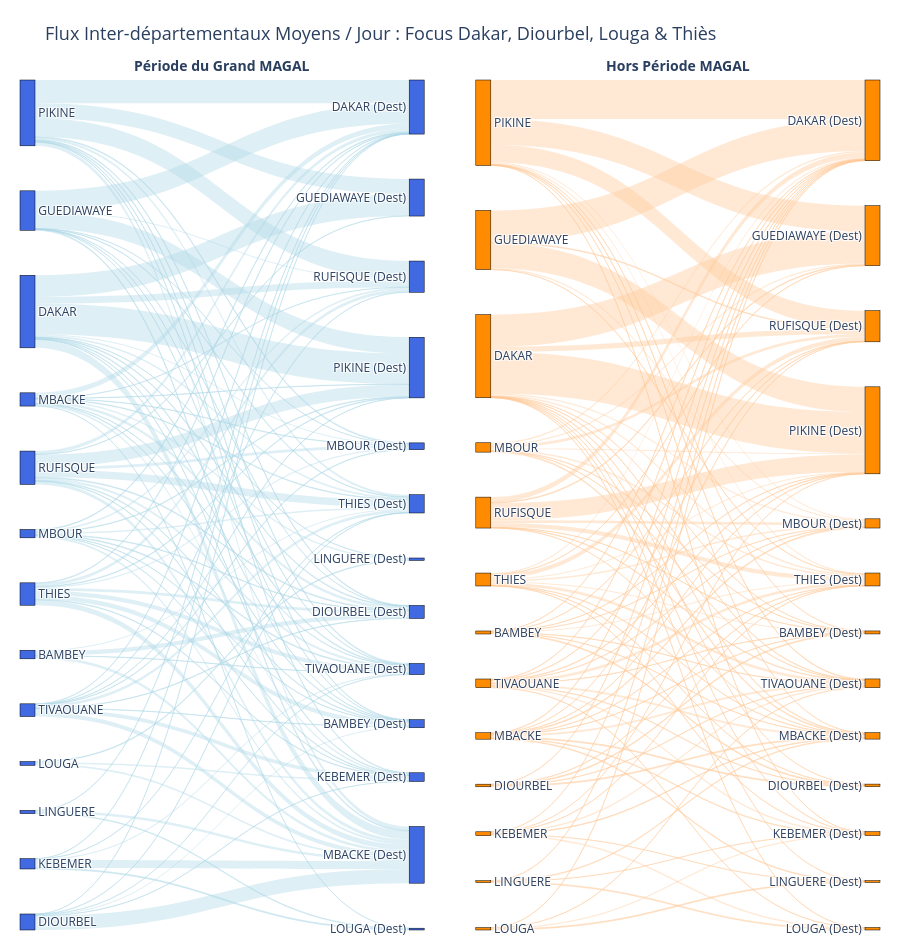

This figure's notebook cell:
### Code cell
# 1. Définition des 4 régions cibles et de leurs départements
regions_magal = ['DAKAR', 'DIOURBEL', 'LOUGA', 'THIES']

df_regions_filtre  = df_regions[df_regions['REG'].isin(regions_magal)]

# 3. Application du filtre
matrice_magal_filtre = matrice_magal.loc[matrice_magal.index.isin(df_regions_filtre['ARR_ID'] -1), matrice_magal.columns.isin(df_regions_filtre['ARR_ID'] -1)]
matrice_simple_filtre = matrice_simple.loc[matrice_simple.index.isin(df_regions_filtre['ARR_ID'] -1), matrice_simple.columns.isin(df_regions_filtre['ARR_ID'] -1)]

# 1. Création du dictionnaire de correspondance : { id: "NOM" }
mapping_noms = df_regions.set_index(df_regions['ARR_ID'] - 1)['ARR'].to_dict()

# 2. Application du dictionnaire aux lignes (index) et aux colonnes
matrice_magal_filtre = matrice_magal_filtre.rename(index=mapping_noms, columns=mapping_noms)
matrice_simple_filtre = matrice_simple_filtre.rename(index=mapping_noms, columns=mapping_noms)



# ==============================================================================
# 1. CRÉATION DU MAPPING : ID AJUSTÉ (0-122) -> NOM DU DÉPARTEMENT
# ==============================================================================
# On applique le -1 sur 'ARR_ID' pour être parfaitement aligné avec vos matrices
mapping_nom_arr_to_dept = df_regions_filtre.set_index('ARR')['DEPT'].to_dict()


# ==============================================================================
# 2. FONCTION D'AGRÉGATION ET DE FILTRAGE
# ==============================================================================
def agreger_matrice_de_noms_au_departement(matrice_noms_arr, mapping, depts_a_conserver):
    """
    Prend une matrice indexée par les NOMS d'arrondissements,
    la convertit en départements, fusionne les flux et filtre.
    """
    df = matrice_noms_arr.copy()
    
    # Étape A : On remplace les noms d'arrondissements par les noms de départements
    df.index = df.index.map(mapping)
    df.columns = df.columns.map(mapping)
    
    # Étape B : On fusionne par somme les arrondissements appartenant au même département
    df = df.groupby(level=0).sum()
    df = df.T.groupby(level=0).sum().T
    
    # Étape C : Réduction aux départements des 4 régions cibles
    df_reduit = df.loc[df.index.isin(depts_a_conserver), df.columns.isin(depts_a_conserver)]
    
    return df_reduit


# ==============================================================================
# 3. EXTRACTION DES DÉPARTEMENTS CIBLES & APPLICATION
# ==============================================================================
# 1. Extraction des départements des 4 régions majeures
regions_magal = ['DAKAR', 'DIOURBEL', 'LOUGA', 'THIES']
depts_cibles = df_regions[df_regions['REG'].isin(regions_magal)]['DEPT'].unique()

# 2. Transformation de vos matrices (qui possèdent déjà les noms d'arrondissements)
matrice_dep_magal = agreger_matrice_de_noms_au_departement(matrice_magal_filtre, mapping_nom_arr_to_dept, depts_cibles)
matrice_dep_simple = agreger_matrice_de_noms_au_departement(matrice_simple_filtre, mapping_nom_arr_to_dept, depts_cibles)


# Appel de votre fonction inchangée avec les nouvelles matrices départementales
fig_comparatif_dept = tracer_double_sankey_flux(
    matrice_magal=matrice_dep_magal,       # La matrice départementale Magal
    matrice_simple=matrice_dep_simple,     # La matrice départementale Hors-Magal
    nb_jours_magal=9,                  
    nb_jours_simple=90,                
    quantile_filtre=0.4,                    # Filtre un peu plus bas pour voir plus de liens
    chemin_sauvegarde="./Deplacement_MAGAL/Sankey_Departements_Top_Regions.html",
    titre_general="Flux Inter-départementaux Moyens / Jour : Focus Dakar, Diourbel, Louga & Thiès"
)

### Figure 1 — Plotly figure (JSON) as saved in the notebook; plotly's stock layout.template omitted (floating-point values rounded to 4 significant figures)
{"data": [{"domain": {"x": [0, 0.47], "y": [0, 1]}, "link": {"color": "rgba(173, 216, 230, 0.4)", "source": [0, 0, 0, 0, 1, 1, 1, 1, 1, 1, 1, 1, 1, 1, 1, 2, 2, 2, 2, 2, 2, 3, 3, 3, 3, 3, 3, 3, 3, 3, 4, 4, 4, 4, 4, 5, 5, 5, 6, 6, 6, 7, 7, 7, 7, 7, 7, 7, 7, 7, 7, 7, 8, 8, 8, 8, 8, 8, 8, 8, 8, 9, 9, 9, 9, 9, 9, 9, 9, 9, 9, 10, 10, 10, 10, 10, 10, 10, 10, 10, 10, 11, 11, 11, 11, 11, 11, 11, 11, 11, 12, 12, 12, 12, 12, 12, 12, 12, 12], "target": [15, 20, 24, 25, 13, 15, 16, 17, 18, 20, 21, 22, 23, 24, 25, 13, 14, 17, 20, 24, 25, 13, 14, 15, 20, 21, 22, 23, 24, 25, 14, 19, 20, 24, 25, 14, 19, 20, 17, 18, 20, 13, 14, 15, 17, 18, 19, 21, 22, 23, 24, 25, 13, 14, 15, 17, 20, 22, 23, 24, 25, 13, 14, 15, 16, 17, 20, 21, 23, 24, 25, 13, 14, 15, 16, 17, 20, 21, 22, 24, 25, 13, 14, 15, 17, 20, 21, 22, 23, 25, 13, 14, 15, 17, 20, 21, 22, 23, 24], "value": [476, 317, 119, 25, 40, 63, 2357, 34, 28, 919, 118, 3340, 732, 194, 88, 117, 13, 12, 1542, 38, 24, 10, 2204, 17, 103, 12, 1783, 114, 39, 20, 18, 108, 861, 11, 133, 26, 68, 259, 181, 69, 168, 59, 576, 295, 169, 167, 21, 35, 16, 14, 62, 30, 29, 79, 65, 10, 232, 58, 190, 167, 87, 52, 2546, 74, 1635, 33, 402, 91, 2000, 244, 102, 72, 341, 87, 41, 51, 341, 310, 1338, 816, 240, 478, 69, 304, 58, 569, 121, 63, 313, 468, 34, 25, 39, 401, 473, 58, 13, 40, 305]}, "node": {"color": "royalblue", "label": ["BAMBEY", "DAKAR", "DIOURBEL", "GUEDIAWAYE", "KEBEMER", "LINGUERE", "LOUGA", "MBACKE", "MBOUR", "PIKINE", "RUFISQUE", "THIES", "TIVAOUANE", "BAMBEY (Dest)", "DAKAR (Dest)", "DIOURBEL (Dest)", "GUEDIAWAYE (Dest)", "KEBEMER (Dest)", "LINGUERE (Dest)", "LOUGA (Dest)", "MBACKE (Dest)", "MBOUR (Dest)", "PIKINE (Dest)", "RUFISQUE (Dest)", "THIES (Dest)", "TIVAOUANE (Dest)"], "line": {"color": "black", "width": 0.5}, "pad": 45, "thickness": 15}, "type": "sankey"}, {"domain": {"x": [0.53, 1], "y": [0, 1]}, "link": {"color": "rgba(255, 200, 150, 0.4)", "source": [0, 0, 0, 0, 0, 0, 0, 0, 1, 1, 1, 1, 1, 1, 1, 1, 1, 1, 1, 1, 2, 2, 2, 2, 2, 3, 3, 3, 3, 3, 4, 4, 4, 4, 4, 4, 4, 5, 5, 5, 5, 6, 6, 6, 6, 7, 7, 7, 7, 7, 7, 7, 7, 7, 7, 8, 8, 8, 8, 8, 8, 8, 8, 9, 9, 9, 9, 9, 9, 9, 9, 9, 10, 10, 10, 10, 10, 10, 10, 10, 11, 11, 11, 11, 11, 11, 11, 11, 11, 11, 12, 12, 12, 12, 12, 12, 12, 12, 12, 12], "target": [14, 15, 20, 21, 22, 23, 24, 25, 13, 15, 16, 17, 18, 19, 20, 21, 22, 23, 24, 25, 13, 14, 20, 24, 25, 14, 21, 22, 23, 24, 14, 18, 19, 20, 22, 24, 25, 14, 17, 19, 20, 14, 17, 18, 25, 13, 14, 15, 17, 18, 21, 22, 23, 24, 25, 13, 14, 16, 20, 22, 23, 24, 25, 13, 14, 16, 17, 20, 21, 23, 24, 25, 13, 14, 16, 20, 21, 22, 24, 25, 13, 14, 15, 16, 17, 20, 21, 22, 23, 25, 13, 14, 15, 17, 19, 20, 21, 22, 23, 24], "value": [68, 277, 61, 42, 36, 30, 298, 79, 67, 29, 9507, 49, 59, 47, 147, 431, 12264, 1556, 379, 88, 267, 29, 296, 70, 111, 9457, 372, 7447, 199, 53, 52, 34, 385, 167, 28, 40, 443, 60, 35, 267, 201, 54, 362, 270, 35, 58, 147, 277, 171, 205, 279, 58, 39, 90, 589, 43, 454, 386, 276, 316, 789, 429, 77, 37, 11558, 7583, 30, 53, 315, 5191, 356, 184, 28, 1545, 218, 33, 788, 5100, 1308, 141, 306, 392, 71, 57, 43, 84, 418, 340, 1283, 838, 80, 96, 112, 467, 38, 586, 77, 179, 139, 808]}, "node": {"color": "darkorange", "label": ["BAMBEY", "DAKAR", "DIOURBEL", "GUEDIAWAYE", "KEBEMER", "LINGUERE", "LOUGA", "MBACKE", "MBOUR", "PIKINE", "RUFISQUE", "THIES", "TIVAOUANE", "BAMBEY (Dest)", "DAKAR (Dest)", "DIOURBEL (Dest)", "GUEDIAWAYE (Dest)", "KEBEMER (Dest)", "LINGUERE (Dest)", "LOUGA (Dest)", "MBACKE (Dest)", "MBOUR (Dest)", "PIKINE (Dest)", "RUFISQUE (Dest)", "THIES (Dest)", "TIVAOUANE (Dest)"], "line": {"color": "black", "width": 0.5}, "pad": 45, "thickness": 15}, "type": "sankey"}], "layout": {"annotations": [{"font": {"size": 14}, "showarrow": false, "text": "<b>Période du Grand MAGAL</b>", "x": 0.235, "xanchor": "center", "y": 1.03}, {"font": {"size": 14}, "showarrow": false, "text": "<b>Hors Période MAGAL</b>", "x": 0.765, "xanchor": "center", "y": 1.03}], "height": 950, "margin": {"b": 20, "l": 20, "r": 20, "t": 80}, "title": {"font": {"size": 18}, "text": "Flux Inter-départementaux Moyens / Jour : Focus Dakar, Diourbel, Louga & Thiès"}}}
